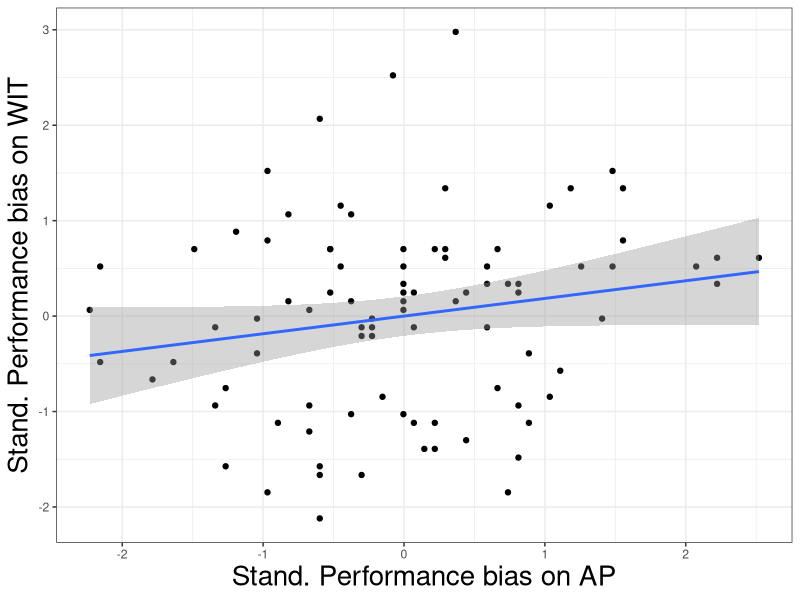
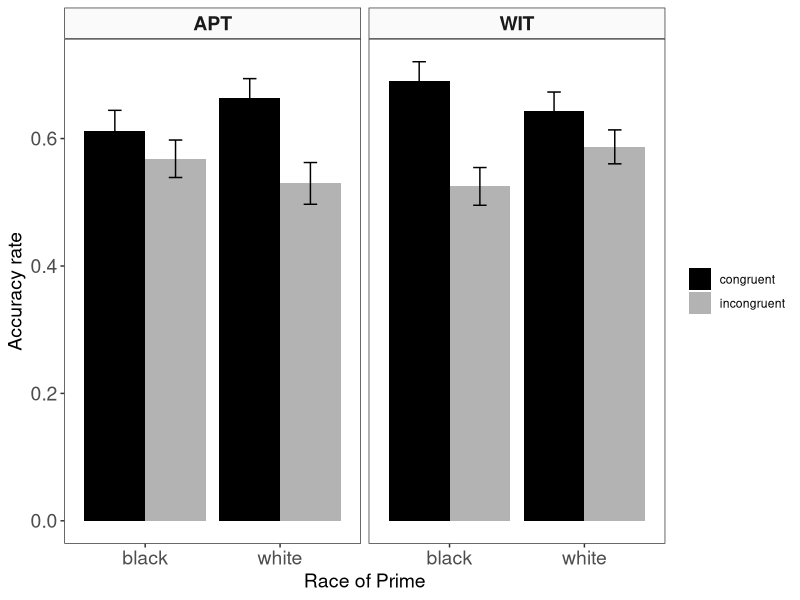
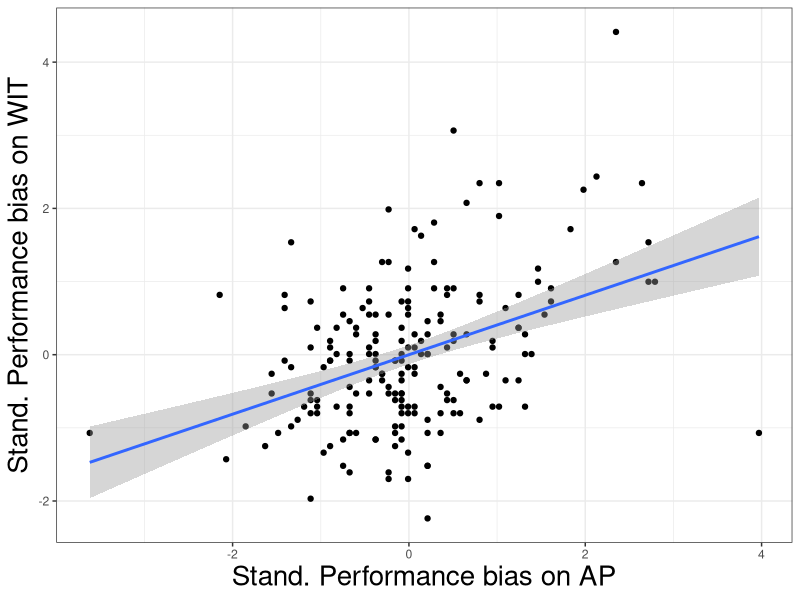
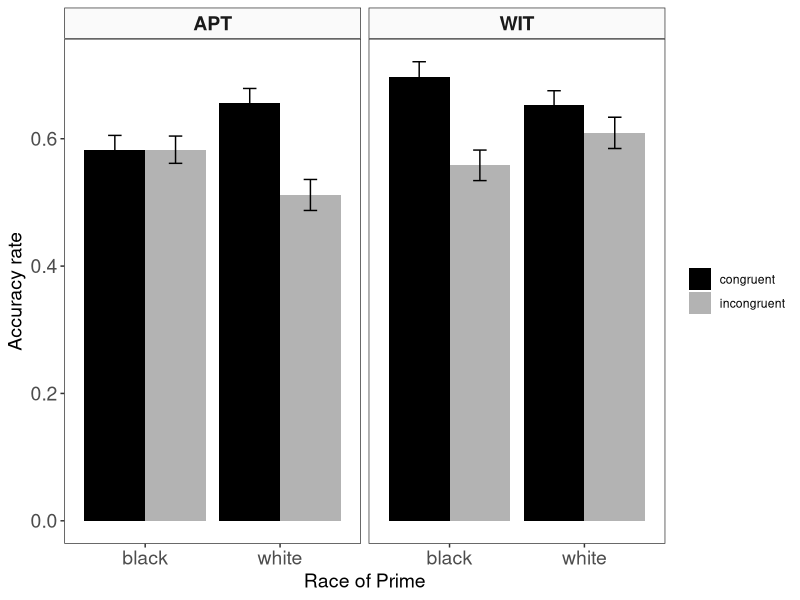
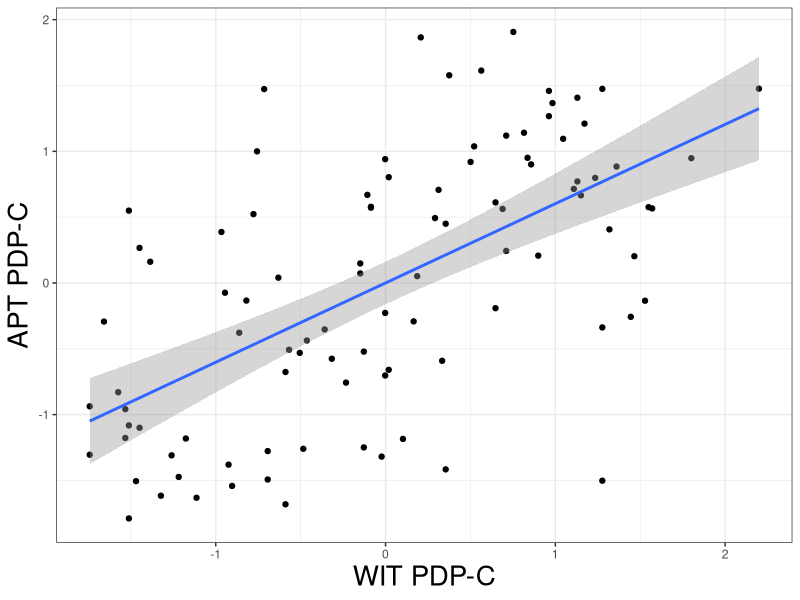
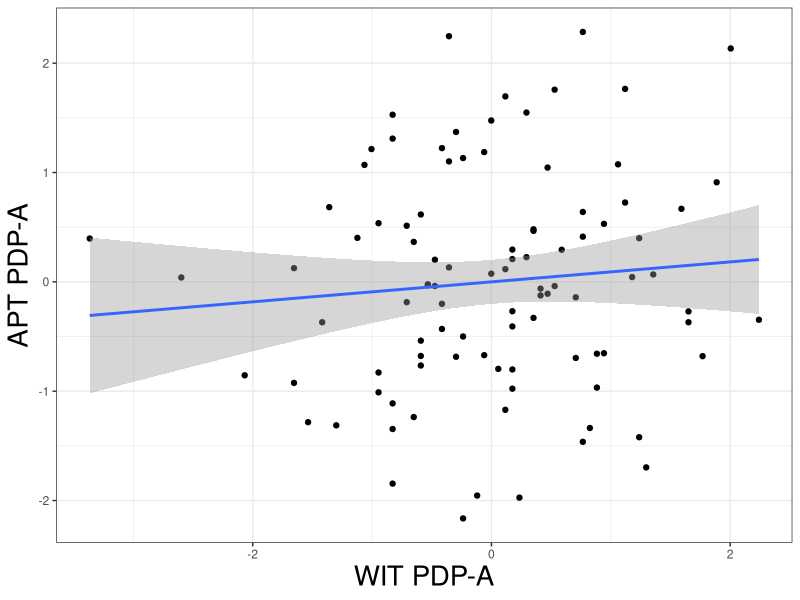
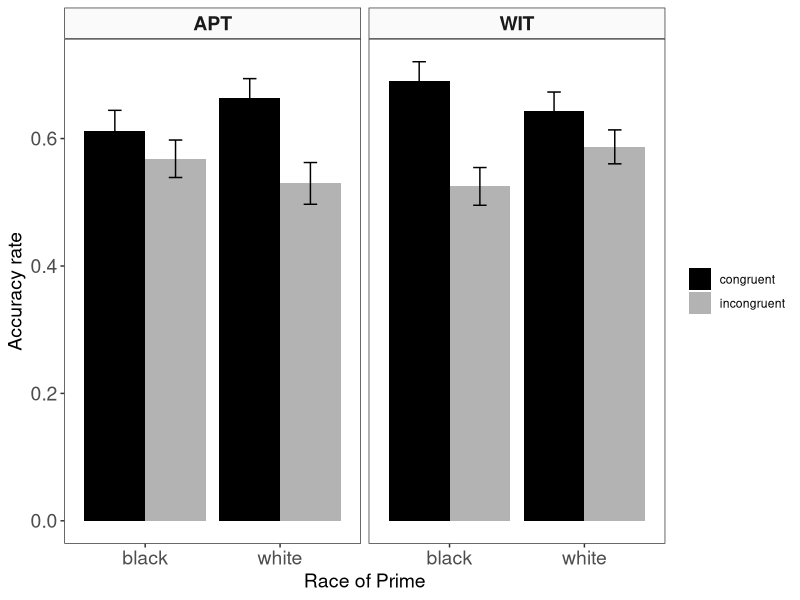
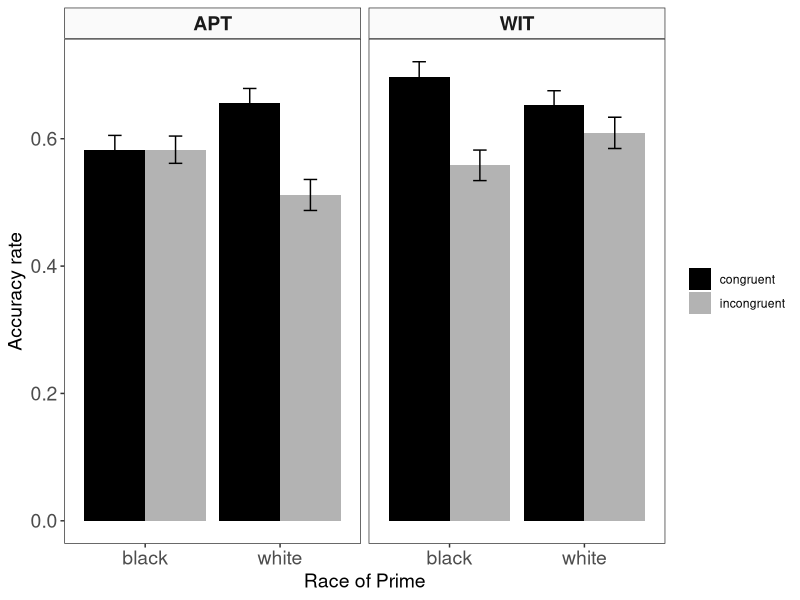

Recreate these plots in R, in order. (Note: this script raises an error after producing the figures.)
## ---- chunk 1
knitr::opts_chunk$set(echo = FALSE, warning = FALSE)
options(width=140)
require(dplyr)
require(tidyr)
require(ggplot2)
require(lme4)
require(lmerTest)
require(knitr)
require(reshape2)
## ---- chunk 2
# For analyses with accuracy as DV, need trials to be grouped into conditions (ie number of errors in each condition)
s1.acc = read.delim("Study1_accuracy.txt")

# separate by task
s1.acc.APT = s1.acc[s1.acc$Task == "APT",]
s1.acc.WIT = s1.acc[s1.acc$Task == "WIT",]

# remove bad subs
s1.bs.APT = c(53, 64)
s1.acc.APT = s1.acc.APT[!(s1.acc.APT$Subject %in% s1.bs.APT),]

s1.bs.WIT = c(4, 28, 53)
s1.acc.WIT = s1.acc.WIT[!(s1.acc.WIT$Subject %in% s1.bs.WIT),]

s1.acc.APT$Subject = factor(s1.acc.APT$Subject)
s1.acc.WIT$Subject = factor(s1.acc.WIT$Subject)

# Race x Valence on accuracy (WIT)
sum = aov(Accuracy ~ PrimeType*TargetType + Error(Subject/(PrimeType*TargetType)), data = s1.acc.WIT) %>% 
  summary()

sum$`Error: Subject:PrimeType:TargetType`


## ---- chunk 3
# Race x Valence on accuracy (WIT)
sum = aov(Accuracy ~ PrimeType*TargetType + Error(Subject/(PrimeType*TargetType)), data = s1.acc.APT) %>% 
  summary()

sum$`Error: Subject:PrimeType:TargetType`
## ---- chunk 4
s2.acc = read.delim("Study2_accuracy.txt")

# separate by task
s2.acc.APT = s2.acc[s2.acc$Task == "APT",]
s2.acc.WIT = s2.acc[s2.acc$Task == "WIT",]

# remove bad subs
s2.bs.APT = c(1, 9, 37, 87, 102)
s2.acc.APT = s2.acc.APT[!(s2.acc.APT$Subject %in% s2.bs.APT),]

s2.bs.WIT = c(1, 9)
s2.acc.WIT = s2.acc.WIT[!(s2.acc.WIT$Subject %in% s2.bs.WIT),]

s2.acc.APT$Subject = factor(s2.acc.APT$Subject)
s2.acc.WIT$Subject = factor(s2.acc.WIT$Subject)

# Race x Valence on accuracy (WIT)
sum = aov(Accuracy ~ PrimeType*TargetType + Error(Subject/(PrimeType*TargetType)), data = s2.acc.WIT) %>% 
  summary()

sum$`Error: Subject:PrimeType:TargetType`
## ---- chunk 5
# Race x Valence on accuracy (WIT)
sum = aov(Accuracy ~ PrimeType*TargetType + Error(Subject/(PrimeType*TargetType)), data = s2.acc.APT) %>% 
  summary()

sum$`Error: Subject:PrimeType:TargetType`
## ---- chunk 6
s1.perfBias = read.delim("Study1_perfBias.txt")

# take out bs for both APT and WIT
s1.perfBias = s1.perfBias[!(s1.perfBias$Subject %in% s1.bs.APT),]
s1.perfBias = s1.perfBias[!(s1.perfBias$Subject %in% s1.bs.WIT),]

# standardize perfBias estimates (depends on who is included in the sample, so needs to be done after subs are excluded)
s1.perfBias$WITStand = scale(s1.perfBias$WITperfBias)
s1.perfBias$APStand = scale(s1.perfBias$APperfBias)

# Look at correlation between tasks
ggplot(s1.perfBias, aes(APStand, WITStand)) +
  geom_point() +
  geom_smooth(method = "lm") + 
  #  ggtitle("Correlation between accuracy on WIT and accuracy on AP") +
  labs(x = "Stand. Performance bias on AP", y = "Stand. Performance bias on WIT") +
  theme_bw()+
  theme(axis.title.x = element_text(size=20),
        axis.title.y = element_text(size=20),
        title = element_text(size=20)
        #axis.text.x  = element_text(angle=90, vjust=0.5, size=16)
  )

lm(APStand ~ WITStand, data = s1.perfBias) %>%
  summary()
## ---- chunk 7
# Look just at subjects that have data for both tasks, otherwise throws error ("Error() model is singular")
# Probably because some subjects don't have data across both levels of task
s1.acc.nobs = s1.acc[!(s1.acc$Subject %in% s1.bs.WIT) & !(s1.acc$Subject %in% s1.bs.APT),]
s1.acc.nobs$Subject = factor(s1.acc.nobs$Subject)

# Total number of errors (looking at three-way interaction)
facet_labels <- c(APT = "APT", WIT = "WIT")

# Figure 1 ----------------------------------------------------------------
ggplot(s1.acc.nobs, aes(PrimeType, Accuracy, fill = ConType)) +
  stat_summary(fun.y = mean, geom = "bar", position = "dodge") +
  stat_summary(fun.data = mean_cl_normal, geom = "errorbar", position = position_dodge(width=.9), width = .2) +
  facet_wrap(~Task, labeller=labeller(Task = facet_labels)) + 
  #  ggtitle("Total number of errors") +
  labs(y = "Accuracy rate", x = "Race of Prime") +
  scale_fill_manual(values=c("black","grey70"), guide = guide_legend(title = NULL)) +
  theme_bw() +
  theme(panel.grid.major = element_line(color = "white"),
        panel.grid.minor = element_line(color = "white"),
        strip.text.x = element_text(face = "bold", size = 14),
        strip.background = element_rect(fill = "grey98"),
        axis.text.x = element_text(size = 14),
        axis.text.y = element_text(size = 14),
        axis.title.x = element_text(size = 14),
        axis.title.y = element_text(size = 14))

ggsave("./Figures/Fewer Excluded Subs/Accuracy_Study1.tiff")


# See if pattern of racial bias differs across two tasks- TOTAL ERRORS
sum2 = aov(Accuracy ~ (PrimeType*ConType*Task)+Error(Subject/(PrimeType*ConType*Task)), data = s1.acc.nobs) %>%
  summary()

sum2$`Error: Subject:PrimeType:ConType:Task`

## ---- chunk 8
s2.perfBias = read.delim("Study2_perfBias.txt")

# take out bs for both APT and WIT
s2.perfBias = s2.perfBias[!(s2.perfBias$Subject %in% s2.bs.APT),]
s2.perfBias = s2.perfBias[!(s2.perfBias$Subject %in% s2.bs.WIT),]

# standardize perfBias estimates (depends on who is included in the sample, so needs to be done after subs are excluded)
s2.perfBias$WITStand = scale(s2.perfBias$WITperfBias)
s2.perfBias$APStand = scale(s2.perfBias$APperfBias)

# Look at correlation between tasks
ggplot(s2.perfBias, aes(APStand, WITStand)) +
  geom_point() +
  geom_smooth(method = "lm") + 
  #  ggtitle("Correlation between accuracy on WIT and accuracy on AP") +
  labs(x = "Stand. Performance bias on AP", y = "Stand. Performance bias on WIT") +
  theme_bw()+
  theme(axis.title.x = element_text(size=20),
        axis.title.y = element_text(size=20),
        title = element_text(size=20)
        #axis.text.x  = element_text(angle=90, vjust=0.5, size=16)
  )

lm(APStand ~ WITStand, data = s2.perfBias) %>%
  summary()
## ---- chunk 9
# Look just at subjects that have data for both tasks, otherwise throws error ("Error() model is singular")
# Probably because some subjects don't have data across both levels of task
s2.acc.nobs = s2.acc[!(s2.acc$Subject %in% s2.bs.WIT) & !(s2.acc$Subject %in% s2.bs.APT),]
s2.acc.nobs$Subject = factor(s2.acc.nobs$Subject)

# Total number of errors (looking at three-way interaction)
facet_labels <- c(APT = "APT", WIT = "WIT")

# Figure 1 ----------------------------------------------------------------
ggplot(s2.acc.nobs, aes(PrimeType, Accuracy, fill = ConType)) +
  stat_summary(fun.y = mean, geom = "bar", position = "dodge") +
  stat_summary(fun.data = mean_cl_normal, geom = "errorbar", position = position_dodge(width=.9), width = .2) +
  facet_wrap(~Task, labeller=labeller(Task = facet_labels)) + 
  #  ggtitle("Total number of errors") +
  labs(y = "Accuracy rate", x = "Race of Prime") +
  scale_fill_manual(values=c("black","grey70"), guide = guide_legend(title = NULL)) +
  theme_bw() +
  theme(panel.grid.major = element_line(color = "white"),
        panel.grid.minor = element_line(color = "white"),
        strip.text.x = element_text(face = "bold", size = 14),
        strip.background = element_rect(fill = "grey98"),
        axis.text.x = element_text(size = 14),
        axis.text.y = element_text(size = 14),
        axis.title.x = element_text(size = 14),
        axis.title.y = element_text(size = 14))

ggsave("./Figures/Fewer Excluded Subs/Accuracy_Study2.tiff")


# See if pattern of racial bias differs across two tasks- TOTAL ERRORS
sum2 = aov(Accuracy ~ (PrimeType*ConType*Task)+Error(Subject/(PrimeType*ConType*Task)), data = s2.acc.nobs) %>%
  summary()

sum2$`Error: Subject:PrimeType:ConType:Task`

## ---- chunk 10

## CHANGES TO PDP ESTIMATE CALCULATION SINCE INTIIAL SUBMISSION:
# 1. TOOK OUT MISS TRIALS (IE ONLY INCLUDED TRIALS IN WHICH A RESPONSE WAS RECORDED WITHIN THE TIME WINDOW)
# 2. REPLACED NEGATIVE ESTIMATES WITH TRIALS

# compare PDP-C estimates across tasks
s1.PDP.APT = read.delim("Study1_pdpEstimates_APT.txt")
s1.PDP.WIT = read.delim("Study1_pdpEstimates_WIT.txt")

# take out subs
s1.PDP.APT = s1.PDP.APT[!(s1.PDP.APT$Subject %in% s1.bs.WIT) & !(s1.PDP.APT$Subject %in% s1.bs.APT),]

s1.PDP.WIT = s1.PDP.WIT[!(s1.PDP.WIT$Subject %in% s1.bs.WIT) & !(s1.PDP.WIT$Subject %in% s1.bs.APT),]

# Add standarized estimates (depends on subjects included)
s1.PDP.APT$Cmean.scale = scale(s1.PDP.APT$C_mean)
s1.PDP.WIT$Cmean.scale = scale(s1.PDP.WIT$C_mean)
s1.PDP.APT$AResid.scale = scale(s1.PDP.APT$AResid)
s1.PDP.WIT$AResid.scale = scale(s1.PDP.WIT$AResid)

# C estimates
s1.Cest = 
  cbind(rename(s1.PDP.APT, APT.Cmean.scale = Cmean.scale) %>% 
        select(APT.Cmean.scale),
      rename(s1.PDP.WIT, WIT.Cmean.scale = Cmean.scale) %>% 
        select(WIT.Cmean.scale))

ggplot(s1.Cest, aes(WIT.Cmean.scale, APT.Cmean.scale)) +
  geom_point() +
  geom_smooth(method = "lm") +
  #  ggtitle("Correlation between accuracy on WIT and accuracy on AP") +
  labs(x = "WIT PDP-C", y = "APT PDP-C") +
  theme_bw()+
  theme(axis.title.x = element_text(size=20),
        axis.title.y = element_text(size=20),
        title = element_text(size=20)
        #axis.text.x  = element_text(angle=90, vjust=0.5, size=16)
  )

lm(WIT.Cmean.scale ~ APT.Cmean.scale, data = s1.Cest) %>% summary()

# A estimates
s1.Aest = 
  cbind(rename(s1.PDP.APT, APT.AResid.scale = AResid.scale) %>% 
        select(APT.AResid.scale),
      rename(s1.PDP.WIT, WIT.AResid.scale = AResid.scale) %>% 
        select(WIT.AResid.scale))

ggplot(s1.Aest, aes(WIT.AResid.scale, APT.AResid.scale)) +
  geom_point() +
  geom_smooth(method = "lm") +
  #  ggtitle("Correlation between accuracy on WIT and accuracy on AP") +
  labs(x = "WIT PDP-A", y = "APT PDP-A") +
  theme_bw()+
  theme(axis.title.x = element_text(size=20),
        axis.title.y = element_text(size=20),
        title = element_text(size=20)
        #axis.text.x  = element_text(angle=90, vjust=0.5, size=16)
  )

lm(WIT.AResid.scale ~ APT.AResid.scale, data = s1.Aest) %>% summary()


# Compare C and A resid 
s1.Aest$EstType = "A"
names(s1.Aest) = c("APT", "WIT", "EstType")

s1.Cest$Type = "C"
names(s1.Cest) = c("APT", "WIT", "EstType")

compareAC = rbind(s1.Aest, s1.Cest)

ggplot(compareAC, aes(WIT, APT, pch = EstType)) +
  geom_point(aes(shape = EstType), size = 2.5, alpha = .7) +
  scale_shape_manual(values=c(1,17)) +
  scale_linetype_manual(values=c("solid", "dashed")) +
  theme_bw() +
  geom_smooth(method = "lm", aes(linetype=EstType), color = "black", fullrange = T) +
  labs(x = "PDP estimates for WIT", y = "PDP estimates for APT") +
  theme(panel.grid.major = element_line(color = "white"),
        panel.grid.minor = element_line(color = "white"),
        legend.title = element_blank(),
        legend.key.size = unit(1.2, "cm"),
        axis.title.x = element_text(size=20),
        axis.title.y = element_text(size=20),
        axis.text.x = element_text(size=16),
        axis.text.y = element_text(size=16))+
  coord_cartesian(expand=c(0,0))

ggsave("./Figures/Fewer Excluded Subs/Study1_CompareAC.tiff")

lm(WIT ~ APT*EstType, data = compareAC) %>% summary()

## ---- chunk 11
# compare PDP-C estimates across tasks
s2.PDP.APT = read.delim("Study2_pdpEstimates_APT.txt")
s2.PDP.WIT = read.delim("Study2_pdpEstimates_WIT.txt")

# take out subs with missing data
s2.PDP.APT = s2.PDP.APT[!(s2.PDP.APT$Subject %in% s2.bs.WIT) & !(s2.PDP.APT$Subject %in% s2.bs.APT),]

s2.PDP.WIT = s2.PDP.WIT[!(s2.PDP.WIT$Subject %in% s2.bs.WIT) & !(s2.PDP.WIT$Subject %in% s2.bs.APT),]

# Add standarized estimates (depends on subjects included)
s2.PDP.APT$Cmean.scale = scale(s2.PDP.APT$C_mean)
s2.PDP.WIT$Cmean.scale = scale(s2.PDP.WIT$C_mean)
s2.PDP.APT$AResid.scale = scale(s2.PDP.APT$AResid)
s2.PDP.WIT$AResid.scale = scale(s2.PDP.WIT$AResid)

# C estimates
s2.Cest = 
  cbind(rename(s2.PDP.APT, APT.Cmean.scale = Cmean.scale) %>% 
        select(APT.Cmean.scale),
      rename(s2.PDP.WIT, WIT.Cmean.scale = Cmean.scale) %>% 
        select(WIT.Cmean.scale))

ggplot(s2.Cest, aes(WIT.Cmean.scale, APT.Cmean.scale)) +
  geom_point() +
  geom_smooth(method = "lm") +
  #  ggtitle("Correlation between accuracy on WIT and accuracy on AP") +
  labs(x = "WIT PDP-C", y = "APT PDP-C") +
  theme_bw()+
  theme(axis.title.x = element_text(size=20),
        axis.title.y = element_text(size=20),
        title = element_text(size=20)
        #axis.text.x  = element_text(angle=90, vjust=0.5, size=16)
  )

lm(WIT.Cmean.scale ~ APT.Cmean.scale, data = s2.Cest) %>% summary()

# A estimates
s2.Aest = 
  cbind(rename(s2.PDP.APT, APT.AResid.scale = AResid.scale) %>% 
        select(APT.AResid.scale),
      rename(s2.PDP.WIT, WIT.AResid.scale = AResid.scale) %>% 
        select(WIT.AResid.scale))

ggplot(s2.Aest, aes(WIT.AResid.scale, APT.AResid.scale)) +
  geom_point() +
  geom_smooth(method = "lm") +
  #  ggtitle("Correlation between accuracy on WIT and accuracy on AP") +
  labs(x = "WIT PDP-A", y = "APT PDP-A") +
  theme_bw()+
  theme(axis.title.x = element_text(size=20),
        axis.title.y = element_text(size=20),
        title = element_text(size=20)
        #axis.text.x  = element_text(angle=90, vjust=0.5, size=16)
  )

lm(WIT.AResid.scale ~ APT.AResid.scale, data = s2.Aest) %>% summary()


# Compare C and A resid 
s2.Aest$EstType = "A"
names(s2.Aest) = c("APT", "WIT", "EstType")

s2.Cest$Type = "C"
names(s2.Cest) = c("APT", "WIT", "EstType")

compareAC = rbind(s2.Aest, s2.Cest)

ggplot(compareAC, aes(WIT, APT, pch = EstType)) +
  geom_point(aes(shape = EstType), size = 2.5, alpha = .7) +
  scale_shape_manual(values=c(1,17)) +
  scale_linetype_manual(values=c("solid", "dashed")) +
  theme_bw() +
  geom_smooth(method = "lm", aes(linetype=EstType), color = "black", fullrange = T) +
  labs(x = "PDP estimates for WIT", y = "PDP estimates for APT") +
  theme(panel.grid.major = element_line(color = "white"),
        panel.grid.minor = element_line(color = "white"),
        legend.title = element_blank(),
        legend.key.size = unit(1.2, "cm"),
        axis.title.x = element_text(size=20),
        axis.title.y = element_text(size=20),
        axis.text.x = element_text(size=16),
        axis.text.y = element_text(size=16))+
  coord_cartesian(expand=c(0,0))

ggsave("./Figures/Fewer Excluded Subs/Study2_CompareAC.tiff")

lm(WIT ~ APT*EstType, data = compareAC) %>% summary()
